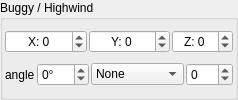
                 <widget class="QGroupBox" name="leaderonworld_box_3">
                  <property name="title">
                   <string>Buggy / Highwind</string>
                  </property>
                  <layout class="QVBoxLayout" name="verticalLayout_100">
                   <property name="spacing">
                    <number>2</number>
                   </property>
                   <property name="leftMargin">
                    <number>2</number>
                   </property>
                   <property name="topMargin">
                    <number>2</number>
                   </property>
                   <property name="rightMargin">
                    <number>2</number>
                   </property>
                   <property name="bottomMargin">
                    <number>2</number>
                   </property>
                   <item>
                    <layout class="QHBoxLayout" name="horizontalLayout_60">
                     <item>
                      <widget class="QSpinBox" name="bh_x">
                       <property name="wrapping">
                        <bool>true</bool>
                       </property>
                       <property name="alignment">
                        <set>Qt::AlignCenter</set>
                       </property>
                       <property name="prefix">
                        <string notr="true">X: </string>
                       </property>
                       <property name="maximum">
                        <number>295000</number>
                       </property>
                      </widget>
                     </item>
                     <item>
                      <widget class="QSpinBox" name="bh_y">
                       <property name="wrapping">
                        <bool>true</bool>
                       </property>
                       <property name="alignment">
                        <set>Qt::AlignCenter</set>
                       </property>
                       <property name="prefix">
                        <string>Y: </string>
                       </property>
                       <property name="maximum">
                        <number>230000</number>
                       </property>
                      </widget>
                     </item>
                     <item>
                      <widget class="QSpinBox" name="bh_z">
                       <property name="wrapping">
                        <bool>true</bool>
                       </property>
                       <property name="alignment">
                        <set>Qt::AlignCenter</set>
                       </property>
                       <property name="prefix">
                        <string notr="true">Z: </string>
                       </property>
                       <property name="maximum">
                        <number>255</number>
                       </property>
                      </widget>
                     </item>
                    </layout>
                   </item>
                   <item>
                    <layout class="QHBoxLayout" name="horizontalLayout_95">
                     <item>
                      <spacer name="horizontalSpacer_57">
                       <property name="orientation">
                        <enum>Qt::Horizontal</enum>
                       </property>
                       <property name="sizeType">
                        <enum>QSizePolicy::Fixed</enum>
                       </property>
                       <property name="sizeHint" stdset="0">
                        <size>
                         <width>0</width>
                         <height>0</height>
                        </size>
                       </property>
                      </spacer>
                     </item>
                     <item>
                      <widget class="QLabel" name="label_205">
                       <property name="text">
                        <string>angle</string>
                       </property>
                      </widget>
                     </item>
                     <item>
                      <widget class="QSpinBox" name="bh_angle">
                       <property name="wrapping">
                        <bool>true</bool>
                       </property>
                       <property name="suffix">
                        <string notr="true">°</string>
                       </property>
                       <property name="minimum">
                        <number>0</number>
                       </property>
                       <property name="maximum">
                        <number>360</number>
                       </property>
                      </widget>
                     </item>
                     <item>
                      <spacer name="horizontalSpacer_72">
                       <property name="orientation">
                        <enum>Qt::Horizontal</enum>
                       </property>
                       <property name="sizeType">
                        <enum>QSizePolicy::Fixed</enum>
                       </property>
                       <property name="sizeHint" stdset="0">
                        <size>
                         <width>0</width>
                         <height>0</height>
                        </size>
                       </property>
                      </spacer>
                     </item>
                     <item>
                      <widget class="QComboBox" name="combo_highwind_buggy">
                       <property name="sizePolicy">
                        <sizepolicy hsizetype="MinimumExpanding" vsizetype="Fixed">
                         <horstretch>0</horstretch>
                         <verstretch>0</verstretch>
                        </sizepolicy>
                       </property>
                       <property name="minimumSize">
                        <size>
                         <width>0</width>
                         <height>16</height>
                        </size>
                       </property>
                       <property name="currentIndex">
                        <number>0</number>
                       </property>
                       <property name="maxVisibleItems">
                        <number>10</number>
                       </property>
                       <item>
                        <property name="text">
                         <string>None</string>
                        </property>
                       </item>
                       <item>
                        <property name="text">
                         <string>Buggy</string>
                        </property>
                       </item>
                       <item>
                        <property name="text">
                         <string>Highwind</string>
                        </property>
                       </item>
                      </widget>
                     </item>
                     <item>
                      <widget class="QSpinBox" name="bh_id">
                       <property name="wrapping">
                        <bool>true</bool>
                       </property>
                       <property name="maximum">
                        <number>255</number>
                       </property>
                      </widget>
                     </item>
                    </layout>
                   </item>
                  </layout>
                 </widget>
